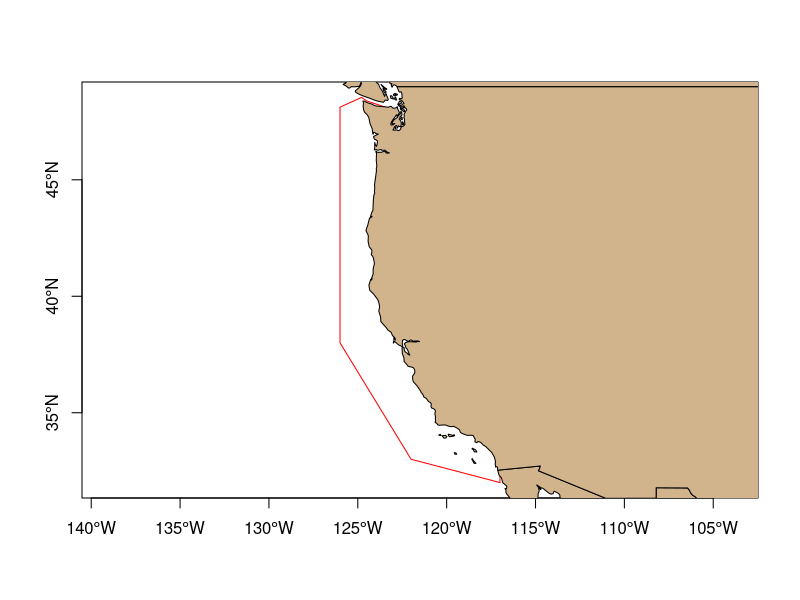

R code for this plot: (Note: this script raises an error after producing the figure.)
# gridmaker.r --- creates uniform grid of decimal lat/longs based on 
#   input boundaries and pixel size (in degrees).
# Calculates area size of each pixel in square km

# Original code by Karin Forney and Elizabeth Becker
# Modified by Sam Woodman Nov 2018 so grid does not have to be rectangular.

# Note that there will be warning messages generated by some sf functions
#   regarding lat/long data


###############################################################################
# PREP
rm(list = ls())

# Run once to install needed packages
# install.packages(c("sf", "maps", "dplyr"))

library(sf)
library(maps)
library(dplyr)


###############################################################################
# VARIABLES SET BY USER

#------------------------------------------------------------------------------
### 1) Create map object for quick visualization of study area and grid

### EITHER ###
# Use this section if using longitude range [0, 360]
map.base <- st_as_sfc(maps::map('world2', plot = FALSE, fill = TRUE))

### OR ###
# Use this section if using longitude range [-180, 180]
# map.base <- st_as_sfc(maps::map('world', plot = FALSE, fill = TRUE))


#------------------------------------------------------------------------------
### 2) Define the study area (rectangular or otherwise)
# The centroids of the grid cells (NOT grid cell edges) will start 
#   at the bottom-left corner of the study area,
#   and thus proceed along the left and bottom edges of the study area.
# All grid cells whose centroids (NOT grid cell edges) are within 
#   the study area will be exported to the .csv file.
# Grid cells are not clipped at all by land

### EITHER ###
# Use this section to create a rectangular grid defined by min/max of lon/lat

# latmin <- 32.5
# latmax <- 42.0
# lonmin <- 360 - 125.0
# lonmax <- 360 - 118.0
# poly.df <- data.frame(
#   X1 = c(lonmax, lonmin, lonmin, lonmax, lonmax), 
#   X2 = c(latmin, latmin, latmax, latmax, latmin)
# )

###  OR  ###
# Use this section to provide coordinates of a non-rectangular study area
# Coordinates must be entered as "c(lon, lat)" where all longitudes are in 
#   the same range (i.e. [0, 360] or [-180, 180]). 
# The first and the last set of coordinates must be the same.

list.vertices <- list(
  c(243, 32),
  c(238, 33),
  c(234, 38),
  c(234, 48.12),
  c(235.210364011, 48.5375173285), 
  c(235.494102374, 48.3877105965),
  c(237, 48),
  c(237, 40),
  c(240, 36),
  c(243, 36),
  c(243, 32)
)
poly.df <- data.frame(do.call(rbind, list.vertices))


#------------------------------------------------------------------------------
### 3) Pixel size: the total length and width of each grid cell. 
# Thus, the shortest distance from a grid cell edge to 
#   the grid cell centroid will be (pixel / 2).

# pixel <- .225         # 25km
# pixel <- .090         # 10km
# pixel <- 0.10         # 0.1 degree for SeaGrant modeling project
# pixel <- .045         # 5km
pixel <- .027         # 3km
# pixel <- .018         # 2km


#------------------------------------------------------------------------------
### 4) Path and filename for output .csv file
# Output will be sorted by latitude and then by longitude

outfile <- paste0(
  "../whale-model-prep_data/Grid/", #Path to folder
  # paste0("Grid_Lat", latmin, "to", latmax, "_Lon", lonmin, "to", lonmax),
  "Grid_Nonrectangle", #Uncomment either this line or above line
  "_3km_WEAR.csv" # "_Step", pixel, "withArea.csv"
)


###############################################################################
# CODE RUN BY USER - NO CHANGES NEEDED

#------------------------------------------------------------------------------
# Create grid, etc.

### Create and visualize study area polygon; 4326 is WGS 84 coords
poly.bound <- st_sfc(st_polygon(list(as.matrix(poly.df))), crs = 4326)
plot(poly.bound, axes = TRUE, border = "red")
plot(map.base, add = TRUE, col = "tan")
# plot(poly.bound, add = TRUE, border = "red")

### Create grid (for areas) and get *centroids* of polygons.
grid <- st_make_grid(
  poly.bound, cellsize = pixel, 
  offset = st_bbox(poly.bound)[c("xmin", "ymin")] - pixel / 2
)
grid.cent <- st_set_precision(st_centroid(grid), 1e+10)

### Get the centroids that are within the study area
grid.cent.which <- unlist(st_intersects(poly.bound, grid.cent))

### Create data frame of centroid coordinates and area value
grid.cent.coords <- round(
  do.call(rbind, st_geometry(grid.cent)[grid.cent.which]), 
  10
)
lon <- grid.cent.coords[, 1]

grid.cent.df <- data.frame(
  lat = grid.cent.coords[, 2], 
  lon180 = ifelse(lon > 180, lon - 360, lon),
  lon360 = ifelse(lon < 0, lon + 360, lon),
  area_km = as.numeric(st_area(grid[grid.cent.which])) / 1e+06
) %>% dplyr::arrange(lat, lon360) 


#------------------------------------------------------------------------------
# Save and visualize data

### Write data frame of centroid coordinates to .csv
write.csv(grid.cent.df, file = outfile, row.names = FALSE)

# ### Write grid to shapefile. Needs manual file output path
# grid.sa <- grid[grid.cent.which]
# st_write(grid.sa, "../whale-model-prep_data/shapefiles/grid_poly_027.shp")

# ### Visualize grid
# plot(grid[grid.cent.which], axes = TRUE)
# plot(poly.bound, add = TRUE, border = "red")
# plot(map.base, add = TRUE, col = "tan")

###############################################################################
